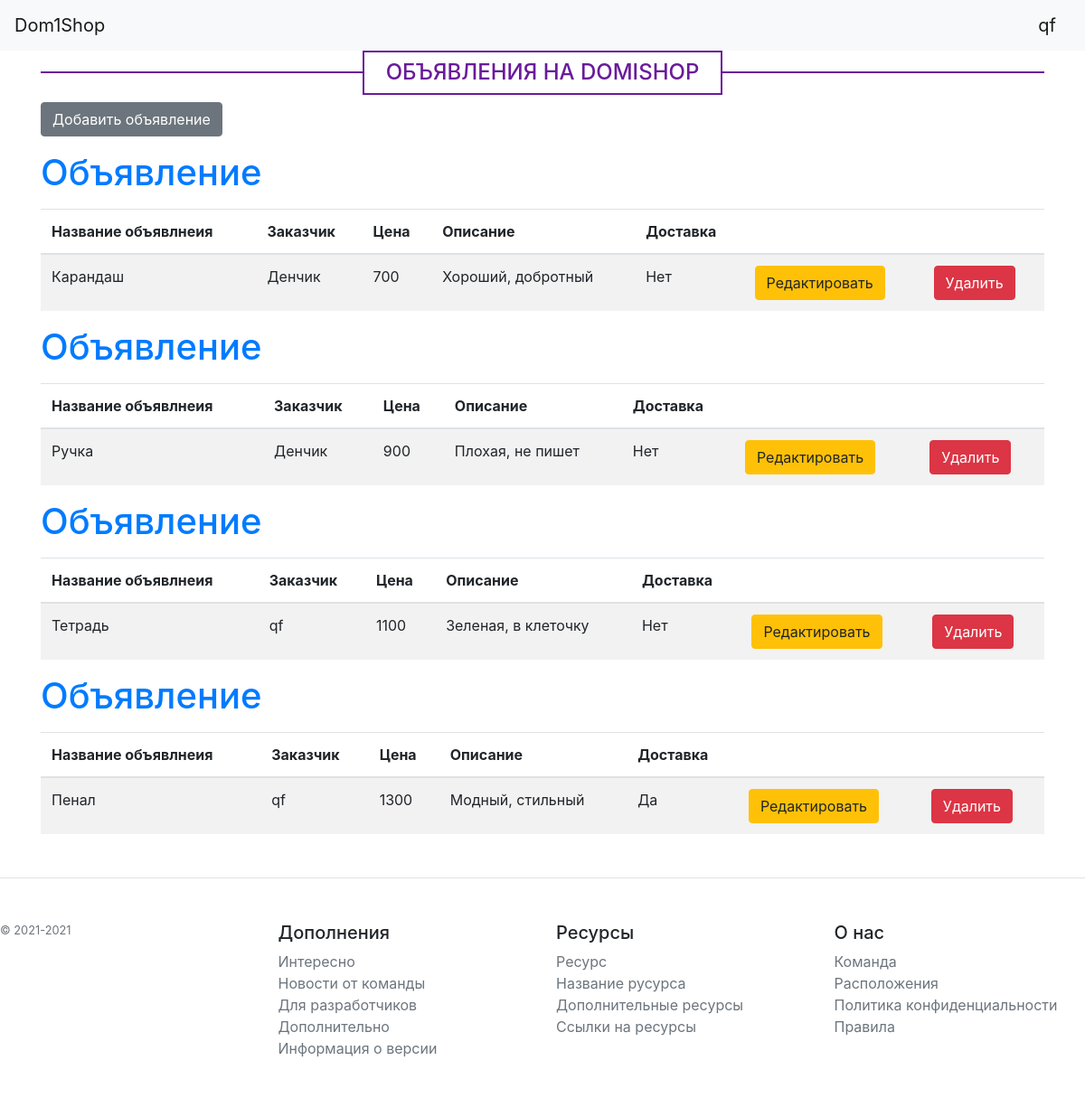
Screenshot of / (signed in) with the database file from the repository.
### data/users.py (models this page shows, shortened)
class User(SqlAlchemyBase, UserMixin):
    __tablename__ = 'user'
    id = sqlalchemy.Column(sqlalchemy.Integer,
                           primary_key=True, autoincrement=True)
    surname = sqlalchemy.Column(sqlalchemy.String, nullable=True)
    name = sqlalchemy.Column(sqlalchemy.String, nullable=True)
    age = sqlalchemy.Column(sqlalchemy.Integer, nullable=True)
    position = sqlalchemy.Column(sqlalchemy.String, nullable=True)
    speciality = sqlalchemy.Column(sqlalchemy.String, nullable=True)
    address = sqlalchemy.Column(sqlalchemy.String, nullable=True)
    email = sqlalchemy.Column(sqlalchemy.String, unique=True, nullable=True)
    hashed_password = sqlalchemy.Column(sqlalchemy.String, nullable=True)
    modified_date = sqlalchemy.Column(sqlalchemy.DateTime, default=datetime.datetime.now)
    jobs = orm.relation("Jobs", back_populates='user')
    def __repr__(self):
        return self.name

### data/prices.py (models this page shows)
class Jobs(SqlAlchemyBase):
    __tablename__ = 'job'
    id = sqlalchemy.Column(sqlalchemy.Integer, primary_key=True, autoincrement=True)
    team_leader = sqlalchemy.Column(sqlalchemy.Integer, sqlalchemy.ForeignKey("user.id"))
    job = sqlalchemy.Column(sqlalchemy.String, nullable=True)
    work_size = sqlalchemy.Column(sqlalchemy.Integer, nullable=True)
    collaborators = sqlalchemy.Column(sqlalchemy.String, nullable=True)
    start_date = sqlalchemy.Column(sqlalchemy.String, nullable=True)
    end_date = sqlalchemy.Column(sqlalchemy.String, nullable=True)
    is_finished = sqlalchemy.Column(sqlalchemy.Boolean, nullable=True)
    user = orm.relation('User')
    def __repr__(self):
        return f'{self.job}/{self.user}/{self.work_size}/{self.collaborators}/{self.is_finished}/' \
               f'{self.id}/{self.team_leader}'

### main.py (the view)
@app.route('/')
def base():
    if current_user.is_authenticated:
        a = [(repr(user)).split('/') for user in db_sess.query(Jobs).all()]
        return render_template('main.html', title='Главная', user_list=a, id_user=str(current_user.id))
    return render_template('main.html', title='Главная')

### main.py (called while the page is built)
@login_manager.user_loader
def load_user(user_id):
    return db_sess.query(User).get(user_id)

### templates/main.html (shortened to what this page needs)
{% extends "base.html" %}
{% block content %}
<div class="header-h1">
  <h1>Объявления на DomiShop</h1>
</div>
{% if current_user.is_authenticated %}
    <a href="/jobs_add" class="btn btn-secondary">Добавить объявление</a>
{% endif %}
{% if user_list %}
        {% for user in user_list %}
        <p></p><h1 class="text-primary">Объявление</h1></p>
        <table class="table table-striped">
                <thead class="thead-inverse">
                        <tr><th>Название объявлнеия</th><th>Заказчик</th><th>Цена</th><th>Описание</th><th>Доставка</th><th> </th><th> </th></tr>
                </thead>
        <tr><td>{{ user[0] }}</td><td>{{ user[1] }}</td><td>{{ user[2] }}</td><td>{{ user[3] }}</td>
                {% if user[4] == 'True' %}
                <td>Да</td>
                {% else %}
                <td>Нет</td>
                {% endif %}
        {% if id_user == user[6] or id_user == '1' %}
                <td><a href="jobs/{{ user[5] }}" class="btn btn-warning">Редактировать</a></td><td><a href="jobs/delete/{{ user[5] }}" class="btn btn-danger">Удалить</a></td>
        {% else %}
                <td> </td><a href="buy/{{ user[5] }}" class="btn btn-success">Купить</a><td></td>
        {% endif %}
        </tr>
        </table>
        {% endfor %}
{% endif %}
{% endblock %}

### templates/base.html (shortened to what this page needs)
<!doctype html>
<html lang="en">
<head>
    <link rel="stylesheet"
          href="https://stackpath.bootstrapcdn.com/bootstrap/4.4.1/css/bootstrap.min.css"
>
</head>
<body>
<header>
    <nav class="navbar navbar-light bg-light">
        <a class="navbar-brand" href="/">Dom1Shop</a>
        {% if current_user.is_authenticated %}
    <a class="navbar-brand" href="/logout">{{ current_user.name }}</a>
    {% else %}
    <p>
        <a class="btn btn-primary " href="/register">Зарегистрироваться</a>
        <a class="btn btn-success" href="/login">Войти</a>
    </p>
    {% endif %}
    </nav>
</header>
<main role="main" class="container">
    {% block content %}{% endblock %}
</main>
<footer class="pt-4 my-md-5 pt-md-5 border-top">
    <div class="row">
      <div class="col-12 col-md">
        <small class="d-block mb-3 text-muted">© 2021-2021</small>
      </div>
      <div class="col-6 col-md">
        <h5>Дополнения</h5>
        <ul class="list-unstyled text-small">
          <li><a class="text-muted" href="#">Интересно</a></li>
          <li><a class="text-muted" href="#">Новости от команды</a></li>
          <li><a class="text-muted" href="#">Для разработчиков</a></li>
          <li><a class="text-muted" href="#">Дополнительно</a></li>
          <li><a class="text-muted" href="#">Информация о версии</a></li>
        </ul>
      </div>
      <div class="col-6 col-md">
        <h5>Ресурсы</h5>
        <ul class="list-unstyled text-small">
          <li><a class="text-muted" href="#">Ресурс</a></li>
          <li><a class="text-muted" href="#">Название русурса</a></li>
          <li><a class="text-muted" href="#">Дополнительные ресурсы</a></li>
          <li><a class="text-muted" href="#">Ссылки на ресурсы</a></li>
        </ul>
      </div>
      <div class="col-6 col-md">
        <h5>О нас</h5>
        <ul class="list-unstyled text-small">
          <li><a class="text-muted" href="#">Команда</a></li>
          <li><a class="text-muted" href="#">Расположения</a></li>
          <li><a class="text-muted" href="#">Политика конфиденциальности</a></li>
          <li><a class="text-muted" href="#">Правила</a></li>
        </ul>
      </div>
    </div>
  </footer>
</body>
</html>

### templates/main.html (style rules this page uses)
.header-h1 { position: relative; margin-bottom: .5rem; text-align: center; }
.header-h1 h1 { display: inline-block; background: #fff; margin-bottom: 0; font-size: 1.5rem; text-transform: uppercase; padding: .5rem 1.5rem; border: .125rem solid #6a1b9a; color: #6a1b9a; }
.header-h1 h1::after { content: ""; position: absolute; background: #6a1b9a; height: .125rem; left: 0; top: 50%; width: 100%; transform: translateY(-50%); z-index: -999; }

### rows the page displays
User: name "qf"
Jobs: job "Карандаш", user "Денчик", work_size "700", collaborators "Хороший, добротный", shows "Нет"
Jobs: job "Ручка", user "Денчик", work_size "900", collaborators "Плохая, не пишет", shows "Нет"
Jobs: job "Тетрадь", user "qf", work_size "1100", collaborators "Зеленая, в клеточку", shows "Нет"
Jobs: job "Пенал", user "qf", work_size "1300", collaborators "Модный, стильный", shows "Да"
